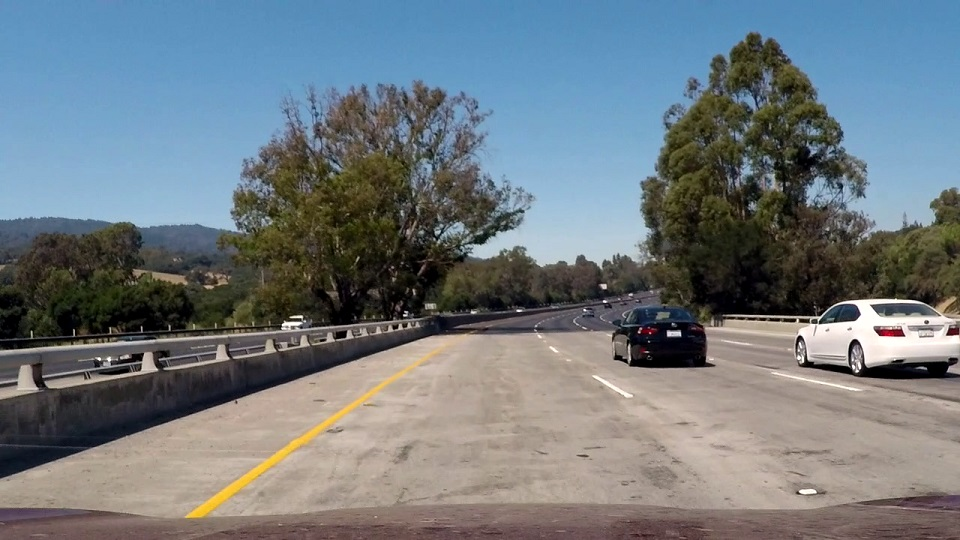
#> input picture Zadatak/test_images/challange00111.jpg, 960 x 540 px
$ python example3.py
#> lines starting #> are read from the running program, lines starting #| are printed output that depends on the picture
import cv2
import numpy as np

def perspective_transform(img):
    img_size = (img.shape[1], img.shape[0])

    # Definisanje koordinata na originalnoj slici
    src = np.float32([
        [360, 460],  # Leva gornja tačka
        [850, 460],  # Desna gornja tačka
        [1500, 720],  # Desna donja tačka
        [200, 720]  # Leva donja tačka
    ])

    # Definisanje koordinata u "birds-eye view"
    dst = np.float32([
        [300, 0],  # Leva gornja tačka
        [1000, 0],  # Desna gornja tačka
        [1000, 720],  # Desna donja tačka
        [300, 720]  # Leva donja tačka
    ])
    # Izracunavanje matrice tranformacije
    M = cv2.getPerspectiveTransform(src, dst)

    # Primjenjivanje transofrmacije
    warped = cv2.warpPerspective(img, M, img_size)

    return warped, M

# Ucitavanje slike
img = cv2.imread('../test_images/challange00111.jpg')
#> img is the input picture: shape (540, 960, 3); mean B, G, R 126.7, 121.3, 112.3

# Primjena transformacije
warped_img, perspective_matrix = perspective_transform(img)
#> in perspective_transform, `warped = cv2.warpPerspective(img, M, img_size)`:
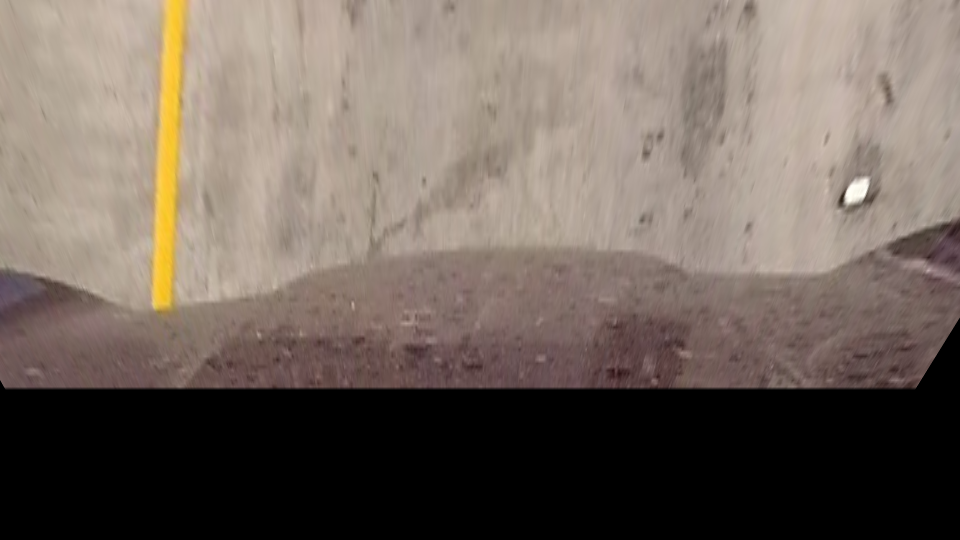
#> warped: shape (540, 960, 3); mean B, G, R 93.5, 102.5, 114.6
#> perspective_matrix = [[-0.742, -1.45, 777.3], [1.52e-16, -3.82, 1756], [-2.23e-19, -0.0033, 1]]

# Prikaz rezultata
cv2.imshow('Original Image', img)
cv2.imshow('Warped Image (Birds-Eye View)', warped_img)
cv2.waitKey(0)
cv2.destroyAllWindows()

# Cuvanje transformisane slike
cv2.imwrite('../output_images/warped_image.jpg', warped_img)

$ run again, with Zadatak/test_images/challange00101.jpg copied over Zadatak/test_images/challange00111.jpg
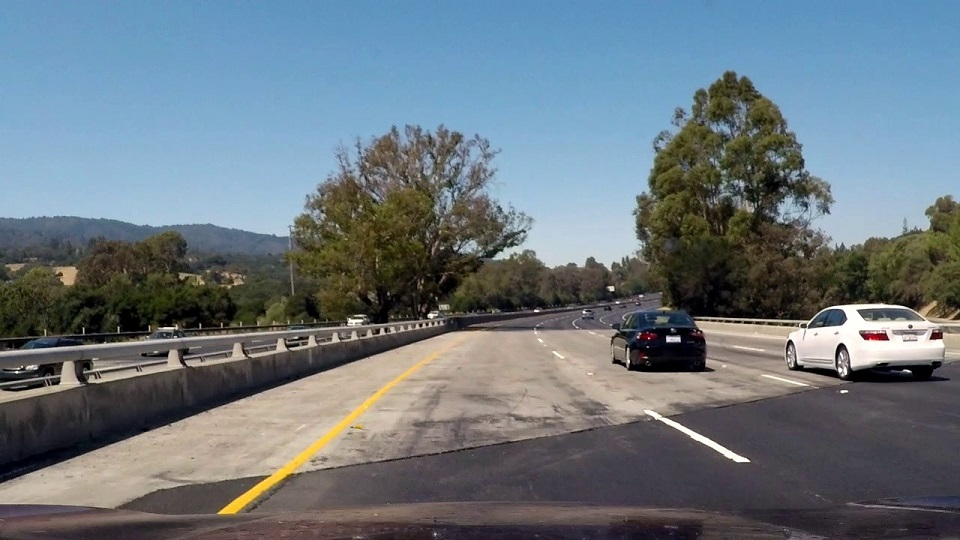
#> input picture Zadatak/test_images/challange00101.jpg, 960 x 540 px
#> img is the input picture: shape (540, 960, 3); mean B, G, R 126, 118.4, 106.9
#> in perspective_transform, `warped = cv2.warpPerspective(img, M, img_size)`:
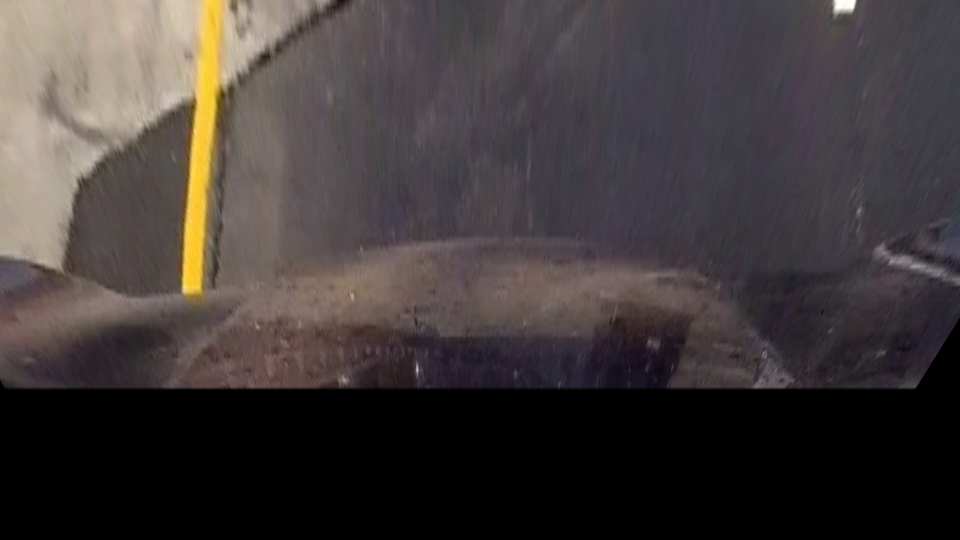
#> warped: shape (540, 960, 3); mean B, G, R 57.7, 58.3, 65.1
#> perspective_matrix = [[-0.742, -1.45, 777.3], [1.52e-16, -3.82, 1756], [-2.23e-19, -0.0033, 1]]

$ run again, with Zadatak/test_images/challange00136.jpg copied over Zadatak/test_images/challange00111.jpg
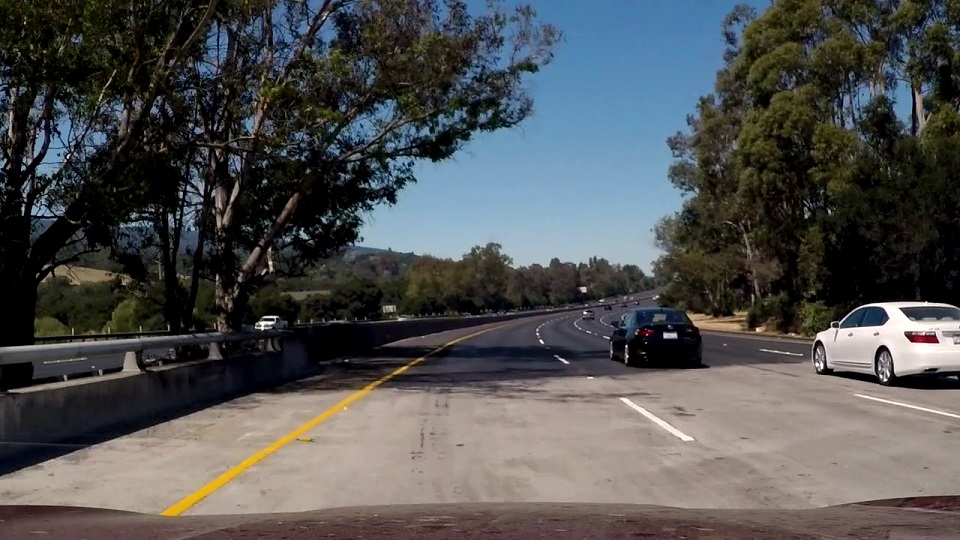
#> input picture Zadatak/test_images/challange00136.jpg, 960 x 540 px
#> img is the input picture: shape (540, 960, 3); mean B, G, R 81.7, 81.4, 80.6
#> in perspective_transform, `warped = cv2.warpPerspective(img, M, img_size)`:
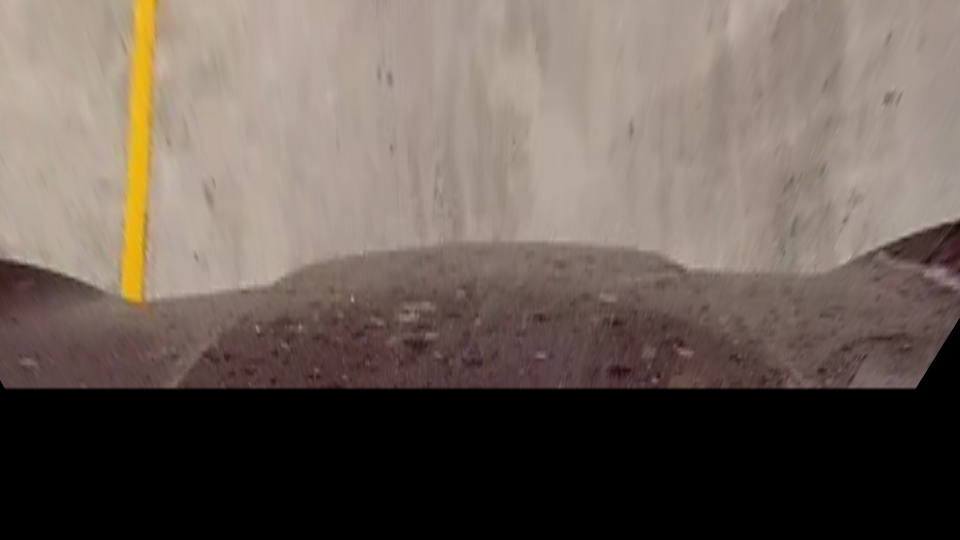
#> warped: shape (540, 960, 3); mean B, G, R 86.4, 94.5, 106.5
#> perspective_matrix = [[-0.742, -1.45, 777.3], [1.52e-16, -3.82, 1756], [-2.23e-19, -0.0033, 1]]

$ run again, with Zadatak/test_images/solidWhiteCurve.jpg copied over Zadatak/test_images/challange00111.jpg
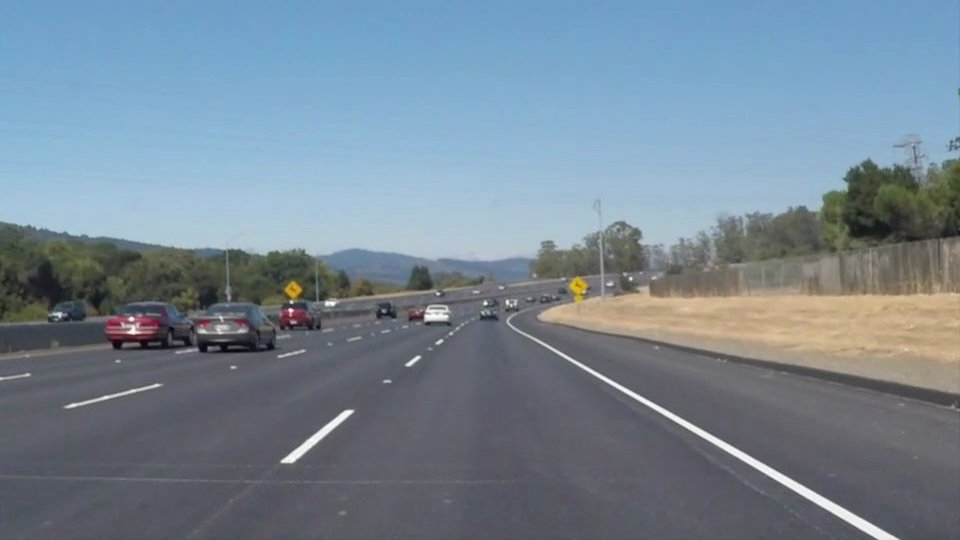
#> input picture Zadatak/test_images/solidWhiteCurve.jpg, 960 x 540 px
#> img is the input picture: shape (540, 960, 3); mean B, G, R 148.1, 134.5, 118.5
#> in perspective_transform, `warped = cv2.warpPerspective(img, M, img_size)`:
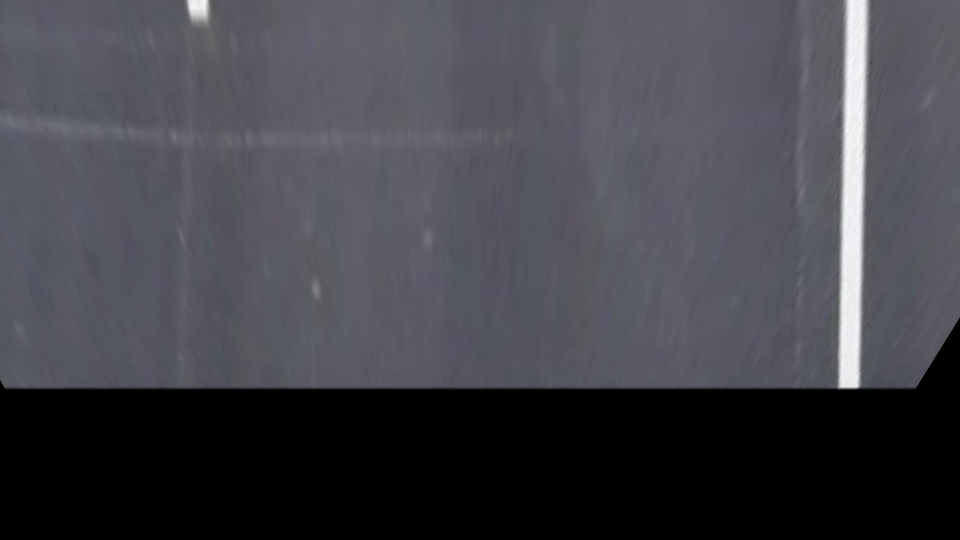
#> warped: shape (540, 960, 3); mean B, G, R 73.5, 67, 66.7
#> perspective_matrix = [[-0.742, -1.45, 777.3], [1.52e-16, -3.82, 1756], [-2.23e-19, -0.0033, 1]]
